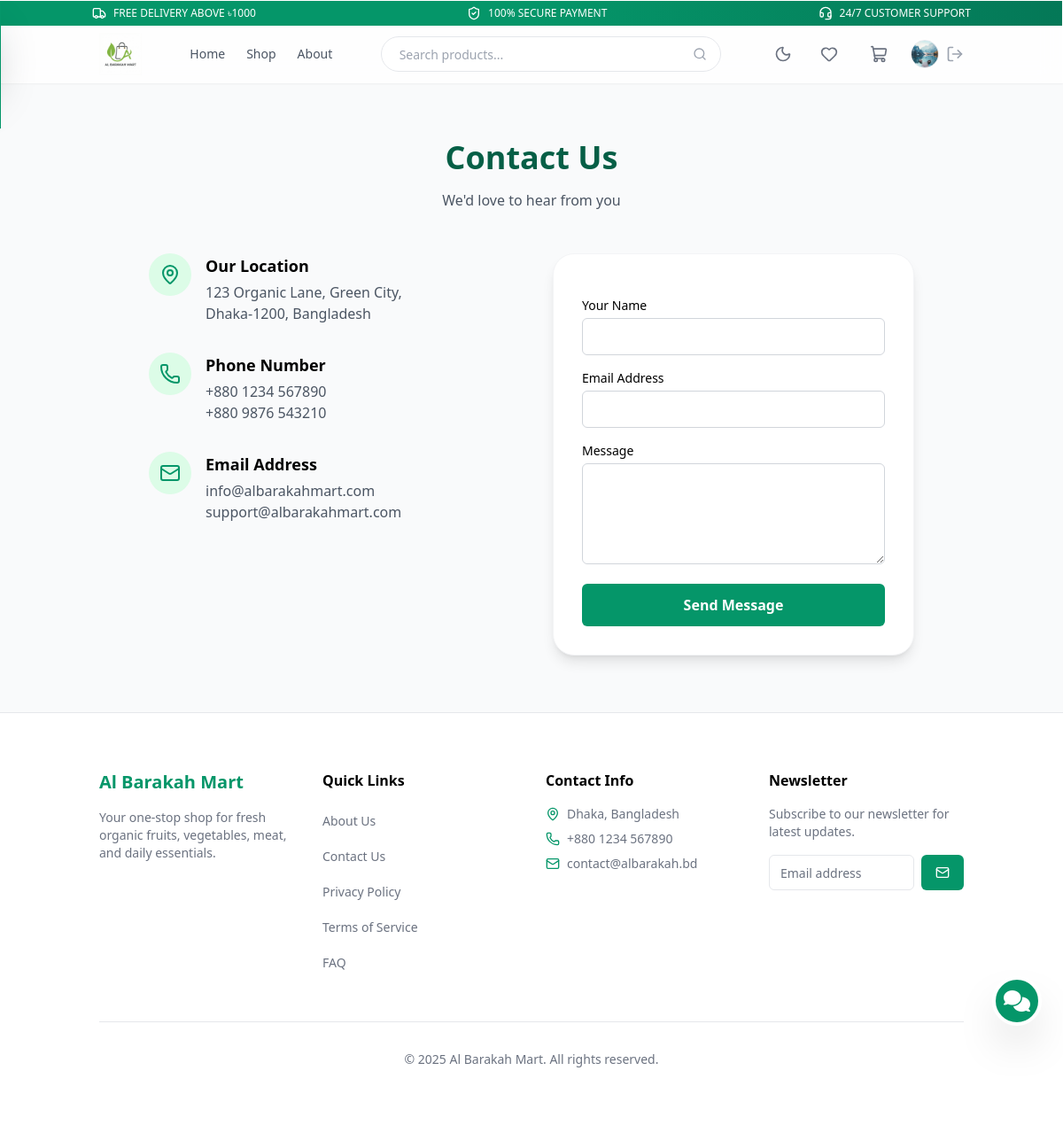
/contact/ (signed in), run on the app's committed database.
### users/models.py (models this page shows, shortened)
class User(AbstractUser):
    ROLE_CHOICES = (
        ('user', 'User'),
        ('admin', 'Admin'),
    )
    email = models.EmailField(unique=True)
    phone_number = models.CharField(max_length=15, unique=True, null=True, blank=True)
    role = models.CharField(max_length=10, choices=ROLE_CHOICES, default='user')
    image = models.ImageField(upload_to='profile_pics', default='default.jpg')
    otp_code = models.CharField(max_length=6, null=True, blank=True)
    otp_expires_at = models.DateTimeField(null=True, blank=True)
    groups = models.ManyToManyField(
        'auth.Group',
        verbose_name='groups',
        blank=True,
        help_text='The groups this user belongs to.',
        related_name="custom_user_set",
        related_query_name="user",
    )
    user_permissions = models.ManyToManyField(
        'auth.Permission',
        verbose_name='user permissions',
        blank=True,
        help_text='Specific permissions for this user.',
        related_name="custom_user_set",
        related_query_name="user",
    )

### core/models.py (models this page shows, shortened)
class SiteSettings(models.Model):
    site_title = models.CharField(max_length=200, default="Al Barakah Mart")
    meta_description = models.TextField(default="Your one-stop shop for fresh organic fruits, vegetables, meat, and daily essentials.", blank=True, help_text="SEO description for the homepage")
    ga4_tracking_id = models.CharField(max_length=50, blank=True, help_text="e.g., G-XXXXXXXXXX")
    search_console_code = models.CharField(max_length=100, blank=True, help_text="Google verification code")
    support_email = models.EmailField(blank=True)
    support_phone = models.CharField(max_length=20, blank=True)
    address = models.TextField(blank=True, help_text="Full address (e.g. House 123, Road 4, Dhaka)")
    logo = models.ImageField(upload_to='branding/', blank=True, null=True, help_text="Site Logo (Recommended height: 50px)")
    favicon = models.ImageField(upload_to='branding/', blank=True, null=True, help_text="Browser Tab Icon (Recommended: 32x32px)")
    facebook_url = models.URLField(blank=True, help_text="Facebook Page URL")
    instagram_url = models.URLField(blank=True, help_text="Instagram Profile URL")
    twitter_url = models.URLField(blank=True, help_text="Twitter/X Profile URL")
    youtube_url = models.URLField(blank=True, help_text="YouTube Channel URL")
    class Meta:
        verbose_name = "Site Settings"
        verbose_name_plural = "Site Settings"

### core/views.py (the view, shortened to what this page needs)
# urls.py: path('contact/', core_views.contact, name='contact'),
def contact(request):
    return render(request, 'pages/contact.html')

### templates/pages/contact.html (shortened to what this page needs)
{% extends 'base.html' %}
{% block content %}
<div class="container mx-auto px-4 py-16 max-w-4xl">
    <div class="text-center mb-12">
        <h1 class="text-4xl font-bold mb-4 text-green-800">Contact Us</h1>
        <p class="text-gray-600">We'd love to hear from you</p>
    </div>
    <div class="grid md:grid-cols-2 gap-12">
        <div class="space-y-8">
            <div class="flex items-start gap-4">
                <div class="bg-green-100 p-3 rounded-full text-green-600">
                    <i data-lucide="map-pin" class="h-6 w-6"></i>
                </div>
                <div>
                    <h3 class="font-bold text-lg mb-1">Our Location</h3>
                    <p class="text-gray-600">123 Organic Lane, Green City,<br>Dhaka-1200, Bangladesh</p>
                </div>
            </div>
            <div class="flex items-start gap-4">
                <div class="bg-green-100 p-3 rounded-full text-green-600">
                    <i data-lucide="phone" class="h-6 w-6"></i>
                </div>
                <div>
                    <h3 class="font-bold text-lg mb-1">Phone Number</h3>
                    <p class="text-gray-600">+880 1234 567890<br>+880 9876 543210</p>
                </div>
            </div>
            <div class="flex items-start gap-4">
                <div class="bg-green-100 p-3 rounded-full text-green-600">
                    <i data-lucide="mail" class="h-6 w-6"></i>
                </div>
                <div>
                    <h3 class="font-bold text-lg mb-1">Email Address</h3>
                    <p class="text-gray-600">info@albarakahmart.com<br>support@albarakahmart.com</p>
                </div>
            </div>
        </div>
        <div class="bg-white p-8 rounded-2xl shadow-lg border border-gray-100">
            <form action="{% url 'contact' %}" method="POST" class="space-y-4">
                <div>
                    <label for="id_name" class="block text-sm font-medium mb-1">Your Name</label>
                    <input type="text" id="id_name" name="name" autocomplete="name" required
                        class="w-full rounded-md border border-gray-300 px-3 py-2 focus:ring-2 focus:ring-green-500 focus:border-green-500 focus:outline-none transition-all">
                </div>
                <div>
                    <label for="id_email" class="block text-sm font-medium mb-1">Email Address</label>
                    <input type="email" id="id_email" name="email" autocomplete="email" required
                        class="w-full rounded-md border border-gray-300 px-3 py-2 focus:ring-2 focus:ring-green-500 focus:border-green-500 focus:outline-none transition-all">
                </div>
                <div>
                    <label for="id_message" class="block text-sm font-medium mb-1">Message</label>
                    <textarea id="id_message" name="message" rows="4" required
                        class="w-full rounded-md border border-gray-300 px-3 py-2 focus:ring-2 focus:ring-green-500 focus:border-green-500 focus:outline-none transition-all"></textarea>
                </div>
                <button type="submit"
                    class="w-full bg-green-600 text-white font-bold py-3 rounded-md hover:bg-green-700 transition-all active:scale-[0.98]">
                    Send Message
                </button>
            </form>
        </div>
    </div>
</div>
{% endblock %}

### templates/base.html (shortened to what this page needs)
{% load static tailwind_tags %}
<!DOCTYPE html>
<html lang="en">
<head>
    <script src="https://cdn.tailwindcss.com"></script>
    <link rel="stylesheet" href="https://cdnjs.cloudflare.com/ajax/libs/font-awesome/6.5.1/css/all.min.css"
 />
</head>
<body class="bg-gray-50 font-sans antialiased min-h-screen flex flex-col">
    <header class="sticky top-0 z-50 w-full border-b glass shadow-sm transition-all duration-300">
        <div
            class="bg-gradient-to-r from-green-600 via-emerald-600 to-green-700 text-white text-[10px] sm:text-xs py-1.5 overflow-hidden">
            <div class="container mx-auto px-4">
                <div class="flex items-center justify-center sm:justify-between gap-4">
                    <div class="flex items-center gap-2">
                        <i data-lucide="truck" class="h-3 w-3 sm:h-4 sm:w-4"></i>
                        <span>FREE DELIVERY ABOVE ৳1000</span>
                    </div>
                    <div class="hidden sm:flex items-center gap-2">
                        <i data-lucide="shield-check" class="h-4 w-4"></i>
                        <span>100% SECURE PAYMENT</span>
                    </div>
                    <div class="hidden md:flex items-center gap-2">
                        <i data-lucide="headset" class="h-4 w-4"></i>
                        <span>24/7 CUSTOMER SUPPORT</span>
                    </div>
                </div>
            </div>
        </div>
        <div class="container mx-auto px-4 md:px-6">
            <div class="flex h-16 items-center justify-between gap-4">
                <div class="flex items-center gap-2">
                    <a href="{% url 'home' %}" class="flex items-center gap-2">
                        {% if site_settings.logo %}
                        <img src="{{ site_settings.logo.url }}" alt="{{ site_settings.site_title }}"
                            class="h-12 w-auto">
                        {% else %}
                        <img src="{% static 'images/logo.png' %}" alt="Al Barakah Mart" class="h-12 w-auto">
                        {% endif %}
                    </a>
                </div>
                <nav class="hidden md:flex items-center gap-6 text-sm font-medium">
                    <a href="{% url 'home' %}"
                        class="text-gray-600 transition-colors hover:text-gray-900 dark:text-gray-300 dark:hover:text-white">Home</a>
                    <a href="{% url 'shop' %}"
                        class="text-gray-600 transition-colors hover:text-gray-900 dark:text-gray-300 dark:hover:text-white">Shop</a>
                    <a href="{% url 'about' %}"
                        class="text-gray-600 transition-colors hover:text-gray-900 dark:text-gray-300 dark:hover:text-white">About</a>
                </nav>
                <div class="hidden md:flex flex-1 max-w-sm items-center relative">
                    <form action="{% url 'shop' %}" class="w-full relative">
                        <input type="text" name="q" placeholder="Search products..."
                            class="flex h-10 w-full rounded-full border border-gray-200 bg-white px-5 py-2 text-base md:text-sm focus:ring-2 focus:ring-green-600 focus:border-transparent outline-none transition-all dark:bg-gray-800 dark:border-gray-700 dark:text-white">
                        <button type="submit" class="absolute right-4 top-1/2 -translate-y-1/2 text-gray-400 hover:text-green-600 transition-colors">
                            <i data-lucide="search" class="h-4 w-4"></i>
                        </button>
                    </form>
                </div>
                <div class="flex items-center gap-1 sm:gap-4">
                    <button id="theme-toggle" type="button"
                        class="text-gray-500 hover:text-green-600 focus:outline-none focus:ring-2 focus:ring-gray-200 rounded-lg text-sm p-1.5 dark:text-gray-400 dark:hover:text-green-400 dark:focus:ring-gray-700">
                        <i id="theme-toggle-dark-icon" data-lucide="moon" class="hidden w-5 h-5"></i>
                    </button>
                    <a href="{% url 'wishlist' %}"
                        class="hidden sm:flex items-center justify-center h-10 w-10 text-gray-500 hover:text-green-600 hover:bg-gray-100 rounded-full transition-all dark:text-gray-400 dark:hover:bg-gray-800">
                        <i data-lucide="heart" class="h-5 w-5"></i>
                    </a>
                    <a href="{% url 'cart_detail' %}"
                        class="relative flex items-center justify-center h-10 w-10 text-gray-500 hover:text-green-600 hover:bg-gray-100 rounded-full transition-all dark:text-gray-400 dark:hover:bg-gray-800">
                        <i data-lucide="shopping-cart" class="h-5 w-5"></i>
                    </a>
                    {% if user.is_authenticated %}
                    <div class="flex items-center gap-2">
                        <a href="{% url 'dashboard' %}" class="h-8 w-8 rounded-full overflow-hidden border border-gray-200 hover:border-green-500 transition-colors">
                            {% if user.image %}
                            <img src="{{ user.image.url }}" class="h-full w-full object-cover">
                            {% else %}
                            <div class="h-full w-full bg-gray-100 flex items-center justify-center text-gray-400">
                                <i data-lucide="user" class="h-4 w-4"></i>
                            </div>
                            {% endif %}
                        </a>
                        <a href="{% url 'logout' %}" class="hidden sm:flex text-gray-400 hover:text-red-500 transition-colors" title="Logout">
                            <i data-lucide="log-out" class="h-5 w-5"></i>
                        </a>
                    </div>
                    {% else %}
                    <a href="{% url 'login' %}" class="btn-primary px-4 py-2 rounded-full text-xs sm:text-sm font-bold shadow-sm">
                        Login
                    </a>
                    {% endif %}
                </div>
            </div>
        </div>
    </header>
    <main class="flex-1">
        {% block content %}
        {% endblock %}
    </main>
    <footer class="bg-white border-t mt-auto">
        <div class="container mx-auto px-4 md:px-6 py-16">
            <div class="grid grid-cols-1 sm:grid-cols-2 lg:grid-cols-4 gap-12 lg:gap-8 text-center sm:text-left">
                <div class="space-y-4">
                    {% if site_settings.logo %}
                    <img src="{{ site_settings.logo.url }}" alt="{{ site_settings.site_title }}" class="h-10 w-auto">
                    {% else %}
                    <h3 class="text-xl font-bold text-green-600">{{ site_settings.site_title }}</h3>
                    {% endif %}
                    <p class="text-sm text-gray-500">{{ site_settings.meta_description|default:"Your one-stop shop for fresh organic fruits, vegetables, meat, and daily essentials." }}</p>
                </div>
                <div>
                    <h4 class="font-semibold mb-4">Quick Links</h4>
                    <ul class="space-y-1 text-sm text-gray-500">
                        <li><a href="{% url 'about' %}" class="block py-2 hover:text-green-600">About Us</a></li>
                        <li><a href="{% url 'contact' %}" class="block py-2 hover:text-green-600">Contact Us</a></li>
                        <li><a href="{% url 'privacy' %}" class="block py-2 hover:text-green-600">Privacy Policy</a>
                        </li>
                        <li><a href="{% url 'terms' %}" class="block py-2 hover:text-green-600">Terms of Service</a>
                        </li>
                        <li><a href="{% url 'faq' %}" class="block py-2 hover:text-green-600">FAQ</a></li>
                    </ul>
                </div>
                <div>
                    <h4 class="font-semibold mb-4">Contact Info</h4>
                    <ul class="space-y-2 text-sm text-gray-500">
                        <li class="flex items-center gap-2"><i data-lucide="map-pin" class="h-4 w-4 text-green-600"></i>
                            <span>{{ site_settings.address|default:"Dhaka, Bangladesh" }}</span>
                        </li>
                        <li class="flex items-center gap-2"><i data-lucide="phone" class="h-4 w-4 text-green-600"></i>
                            <span>{{ site_settings.support_phone|default:"+880 1234 567890" }}</span>
                        </li>
                        <li class="flex items-center gap-2"><i data-lucide="mail" class="h-4 w-4 text-green-600"></i>
                            <span>{{ site_settings.support_email|default:"contact@albarakah.bd" }}</span>
                        </li>
                    </ul>
                </div>
                <div>
                    <h4 class="font-semibold mb-4">Newsletter</h4>
                    <p class="text-sm text-gray-500 mb-4">Subscribe to our newsletter for latest updates.</p>
                    <div class="flex gap-2">
                        <input type="email" placeholder="Email address"
                            class="flex h-10 w-full rounded-md border border-gray-200 bg-white px-3 py-2 text-sm placeholder:text-gray-500 focus:outline-none focus:ring-2 focus:ring-green-600">
                        <button
                            class="bg-green-600 text-white h-10 px-4 py-2 rounded-md hover:bg-green-700 flex items-center justify-center">
                            <i data-lucide="mail" class="h-4 w-4"></i>
                        </button>
                    </div>
                </div>
            </div>
            <div class="mt-12 pt-8 border-t text-center text-sm text-gray-500">
                <p>&copy; 2025 Al Barakah Mart. All rights reserved.</p>
            </div>
        </div>
    </footer>
    {% include 'partials/chatbot_bubble.html' %}
</body>
</html>

### data on the page
User: image (picture)
SiteSettings: site_title "Al Barakah Mart", meta_description "Your one-stop shop for fresh organic fruits, vegetables, meat, and daily essentials.", address "Dhaka, Bangladesh", support_phone "+880 1234 567890", support_email "contact@albarakah.bd"
